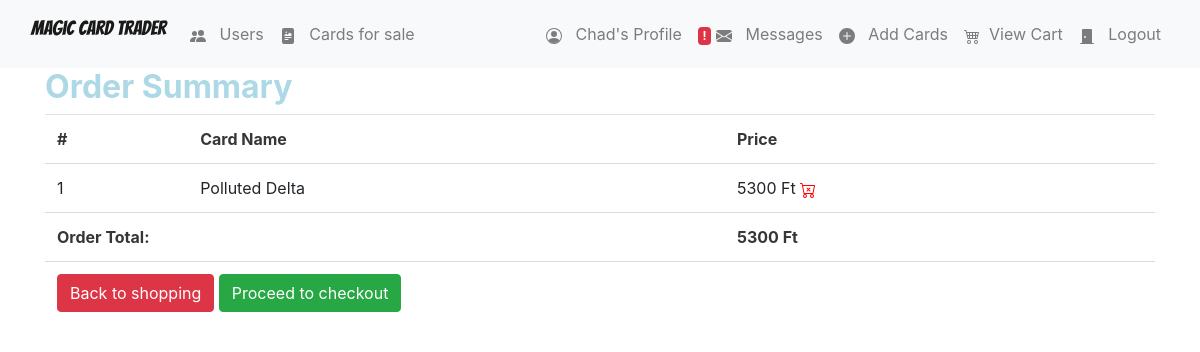
The page /order-summary/ (signed in) on the database its author committed.
### shopping_cart/models.py (models this page shows, shortened)
class OrderItem(models.Model):
    card = models.OneToOneField(Card, on_delete=models.SET_NULL, null=True)
    is_ordered = models.BooleanField(default=False)
    date_added = models.DateTimeField(auto_now=True)
    date_ordered = models.DateTimeField(null=True)

class Order(models.Model):
    ref_code = models.CharField(max_length=15)
    owner = models.ForeignKey(Profile, on_delete=models.SET_NULL, null=True)
    is_ordered = models.BooleanField(default=False)
    items = models.ManyToManyField(OrderItem)
    date_ordered = models.DateTimeField(auto_now=True)
    address = models.ForeignKey(Address, on_delete=models.SET_NULL, blank=True, null=True)
    payment = models.ForeignKey('Payment', on_delete=models.SET_NULL, blank=True, null=True)
    def get_cart_total(self):
        return round(sum([item.card.price for item in self.items.all()]), 2)

### Magic/models.py (models this page shows, shortened)
class Card(models.Model):
    name = models.CharField(max_length = 150)
    set_name = models.CharField(max_length = 150)
    price = models.IntegerField()
    user = models.ForeignKey(User, on_delete=models.CASCADE)
    is_foil = models.BooleanField(default=False)
    is_ordered = models.BooleanField(default=False)
    image_url = models.TextField()

### shopping_cart/views.py (the view)
# urls.py: re_path(r'order-summary/', CartView.OrderSummaryView.as_view(), name="order_summary"),
class OrderSummaryView(LoginRequiredMixin, View):
    def get(self, *args, **kwargs):
        try:
            order = Order.objects.filter(owner=self.request.user.profile).last()
            context = {
                'order': order,
            }
            return render(self.request, 'shopping_cart/order_summary.html', context)
        except ObjectDoesNotExist:
            messages.error(self.request, "You do not have an active order!")
            return redirect('Magic:cards')

### direct_messages/models.py (called while the page is built)
    def get_messages(user):
        users = []
        messages = Message.objects.filter(user=user).values('to_user').annotate(last=Max('date')).order_by('-last')
        for message in messages:
            users.append({
                'user': User.objects.get(pk=message['to_user']),
                'unread': Message.objects.filter(user=user, to_user__pk=message['to_user'], is_read=False).count()
            })
        return users

### direct_messages/templatetags/messages_template_tags.py (called while the page is built)
@register.filter
def unread_message_counter(user):
    if user.is_authenticated:
        total_unread = 0
        messages = Message.get_messages(user=user)
        for message in messages:
            total_unread = total_unread + message['unread']
        return total_unread

### shopping_cart/templatetags/shopping_cart_template_tags.py (called while the page is built)
@register.filter
def cart_item_counter(user):
    if user.is_authenticated:
        qs = Order.objects.filter(is_ordered=False, owner=user.profile)
        if qs.exists():
            return qs[0].items.count()
    return 0

### shopping_cart/templates/shopping_cart/order_summary.html (shortened to what this page needs)
{% extends 'magic/base.html' %}
{% block body %}
  <div class="container">
    <div class="table-responsive text-nowrap">
      <h2 class="basic-text">Order Summary</h2>
      <table class="table is-hoverable">
          <tr>
            <th scope="col">#</th>
            <th scope="col">Card Name</th>
            <th scope="col">Price</th>
          </tr>
          {% for order_item in order.items.all %}
          <tr>
            <td>{{ forloop.counter }}</td>
            <td>{{ order_item.card.name }}</td>
            <td>
              {{ order_item.card.price }} Ft
              <a href="{% url 'Magic:delete_from_cart' order_item.id %}">
                <span class="glyphicon glyphicon-trash">
                </span>
              </a></td>
          </tr>
          {% endfor %}
          <tr>
            <td colspan="2"><strong>Order Total:</strong></td>
            <td><strong>{{ order.get_cart_total }} Ft</strong></td>
          </tr>
          {% if order.get_cart_total > 0 %}
            <tr>
              <td colspan="3">
                <a class="btn btn-danger" href="{% url 'Magic:cards' %}">Back to shopping</a>
                <a class="btn btn-success btn-checkout" href="{% url 'Magic:checkout' %}">Proceed to checkout</a>
              </td>
            </tr>
          {% endif %}
      </table>
    </div>
  </div>
{% endblock %}

### Magic/templates/magic/base.html (shortened to what this page needs)
{% load static %}
{% load crispy_forms_tags %}
{% load shopping_cart_template_tags %}
{% load messages_template_tags %}
<!DOCTYPE html>
<html lang="en">
    <head>
        <link rel="stylesheet" href="https://cdn.jsdelivr.net/npm/bulma@0.9.1/css/bulma.min.css">
        <link rel="stylesheet" href="https://stackpath.bootstrapcdn.com/bootstrap/4.5.2/css/bootstrap.min.css">
        <link rel="stylesheet" type="text/css" href="{% static 'magic/style.css' %}" />
    </head>
    <body data-spy="scroll" data-target="#list-example">
        <nav class="navbar navbar-inverse navbar navbar-expand-lg navbar-light bg-light">
            <div class="container-fluid">
                <div class="navbar-header ">
                    <a class="navbar-brand" href="{% url 'Magic:index' %}">Magic Card Trader</a>
                </div>
                <div class="collapsable navbar-collapse" id="navbarSupportedContent">
                    <ul class="nav navbar-nav mr-auto">
                        <li class="{% if nbar == 'users' %} {% elif nbar == 'user' %} active {% endif %} nav-item">
                            <a href="{% url 'Magic:users' %}" class="nav-link">
                                <span class="glyphicon glyphicon-user" aria-hidden="true">
                                </span>&nbsp;
                                Users
                            </a>
                        </li>
                        <li class="{% if nbar == 'cards' %} {% elif nbar == 'card' %} active {% endif %} nav-item">
                            <a href="{% url 'Magic:cards' %}" class="nav-link">
                                <span class="glyphicon glyphicon-king" aria-hidden="true">
                                </span>&nbsp;
                                Cards for sale
                            </a>
                        </li>
                    </ul>
                    {% if nbar == 'cards' %}
                            {% load crispy_forms_tags %}
                    {% endif %}
                    {% if nbar == 'users' %}
                        {% load crispy_forms_tags %}
                    {% endif %}
                    <ul class="nav navbar-nav navbar-right">
                        {% if request.user.is_authenticated %}
                            <li class="{% if nbar == 'profile' %} active  {% elif nbar == 'profile_cards' %} active {% elif nbar == 'profile_purchases' %} active {% endif %} nav-item">
                                <a href="{% url 'profile' %}" class="nav-link">
                                    <span class="glyphicon glyphicon-user" aria-hidden="true">
                                    </span>&nbsp; {{ request.user }}'s Profile
                                </a>
                            </li>
                            <li class="{% if nbar == 'messages' %} active {% endif %} nav-item">
                                <a href="{% url 'Magic:inbox' %}" class="nav-link">
                                    {% if request.user|unread_message_counter != None %}
                                        {% if request.user|unread_message_counter > 0 %}
                                            <span class="badge badge-danger z-depth-0">!</span>
                                        {% endif %}
                                    {% endif %}
                                    <span class="glyphicon glyphicon-plus" aria-hidden="true">
                                    </span>&nbsp;
                                    Messages
                                </a>
                            </li>
                            <li class="{% if nbar == 'add_cards' %} active {% endif %} nav-item">
                                <a href="{% url 'Magic:card_add' %}" class="nav-link">
                                    <span class="glyphicon glyphicon-plus" aria-hidden="true">
                                        <svg width="1em" height="1em" viewBox="0 0 16 16" class="bi bi-plus-circle-fill" fill="currentColor" xmlns="http://www.w3.org/2000/svg">
                                            <path fill-rule="evenodd" d="M16 8A8 8 0 1 1 0 8a8 8 0 0 1 16 0zM8.5 4.5a.5.5 0 0 0-1 0v3h-3a.5.5 0 0 0 0 1h3v3a.5.5 0 0 0 1 0v-3h3a.5.5 0 0 0 0-1h-3v-3z"/>
                                        </svg>
                                    </span>&nbsp; Add Cards
                                </a>
                            </li>
                            <li class="{% if nbar == 'order-summary' %} active {% endif %} nav-item">
                                <a href="{% url 'Magic:order_summary' %}" class="nav-link">
                                    <span aria-hidden="true">
                                    </span>&nbsp;View Cart
                                </a>
                            </li>
                            <li class="">
                                <a href="{% url 'logout' %}" class="nav-link">
                                    <span class="glyphicon glyphicon-off" aria-hidden="true">
                                        <svg width="1em" height="1em" viewBox="0 0 16 16" class="bi bi-door-closed-fill" fill="currentColor" xmlns="http://www.w3.org/2000/svg">
                                            <path fill-rule="evenodd" d="M4 1a1 1 0 0 0-1 1v13H1.5a.5.5 0 0 0 0 1h13a.5.5 0 0 0 0-1H13V2a1 1 0 0 0-1-1H4zm2 9a1 1 0 1 0 0-2 1 1 0 0 0 0 2z"/>
                                        </svg>
                                    </span>&nbsp; Logout
                                </a>
                            </li>
                        {% endif %}
                    </ul>
                </div>
            </div>
        </nav>
        {% block body %}
        {% endblock %}
    </body>
</html>

### Magic/static/magic/style.css (style rules this page uses)
body { background-color: white; }
html { background-color: white; }
.navbar { border-radius: 0; }
.navbar-brand { font-family: 'Bangers', cursive; }
.navbar { background-color: steelblue; }
.basic-text { color: lightblue; font-weight: bold; }
table { align-self: center; }

### rows shown on the page
OrderItem: card.name "Polluted Delta", card.price "5300"
Order: get_cart_total "5300"

### other values the page prints
{{ request.user }} "Chad"
